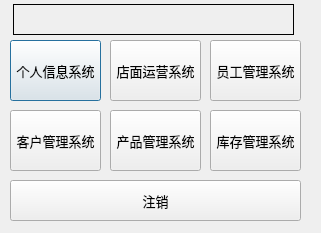
<ui version="4.0" >
 <class>DarwinMainClass</class>
 <widget class="QDialog" name="DarwinMainClass" >
  <property name="geometry" >
   <rect>
    <x>0</x>
    <y>0</y>
    <width>321</width>
    <height>233</height>
   </rect>
  </property>
  <property name="windowTitle" >
   <string>DarwinMain</string>
  </property>
  <widget class="QPushButton" name="pushButtonPersonal" >
   <property name="geometry" >
    <rect>
     <x>10</x>
     <y>40</y>
     <width>91</width>
     <height>61</height>
    </rect>
   </property>
   <property name="font" >
    <font>
     <family>微软雅黑</family>
     <pointsize>10</pointsize>
     <weight>50</weight>
     <italic>false</italic>
     <bold>false</bold>
     <underline>false</underline>
     <strikeout>false</strikeout>
    </font>
   </property>
   <property name="text" >
    <string>个人信息系统</string>
   </property>
  </widget>
  <widget class="QPushButton" name="pushButtonProductMgnt" >
   <property name="geometry" >
    <rect>
     <x>110</x>
     <y>110</y>
     <width>91</width>
     <height>61</height>
    </rect>
   </property>
   <property name="font" >
    <font>
     <family>微软雅黑</family>
     <pointsize>10</pointsize>
     <weight>50</weight>
     <italic>false</italic>
     <bold>false</bold>
     <underline>false</underline>
     <strikeout>false</strikeout>
    </font>
   </property>
   <property name="text" >
    <string>产品管理系统</string>
   </property>
  </widget>
  <widget class="QPushButton" name="pushButtoShopMgnt" >
   <property name="geometry" >
    <rect>
     <x>110</x>
     <y>40</y>
     <width>91</width>
     <height>61</height>
    </rect>
   </property>
   <property name="font" >
    <font>
     <family>微软雅黑</family>
     <pointsize>10</pointsize>
     <weight>50</weight>
     <italic>false</italic>
     <bold>false</bold>
     <underline>false</underline>
     <strikeout>false</strikeout>
    </font>
   </property>
   <property name="text" >
    <string>店面运营系统</string>
   </property>
  </widget>
  <widget class="QPushButton" name="pushButtonStuffMgnt" >
   <property name="geometry" >
    <rect>
     <x>210</x>
     <y>40</y>
     <width>91</width>
     <height>61</height>
    </rect>
   </property>
   <property name="font" >
    <font>
     <family>微软雅黑</family>
     <pointsize>10</pointsize>
     <weight>50</weight>
     <italic>false</italic>
     <bold>false</bold>
     <underline>false</underline>
     <strikeout>false</strikeout>
    </font>
   </property>
   <property name="text" >
    <string>员工管理系统</string>
   </property>
  </widget>
  <widget class="QPushButton" name="pushButtonClientMgnt" >
   <property name="geometry" >
    <rect>
     <x>10</x>
     <y>110</y>
     <width>91</width>
     <height>61</height>
    </rect>
   </property>
   <property name="font" >
    <font>
     <family>微软雅黑</family>
     <pointsize>10</pointsize>
     <weight>50</weight>
     <italic>false</italic>
     <bold>false</bold>
     <underline>false</underline>
     <strikeout>false</strikeout>
    </font>
   </property>
   <property name="text" >
    <string>客户管理系统</string>
   </property>
  </widget>
  <widget class="QPushButton" name="pushButtonStocksMgnt" >
   <property name="geometry" >
    <rect>
     <x>210</x>
     <y>110</y>
     <width>91</width>
     <height>61</height>
    </rect>
   </property>
   <property name="font" >
    <font>
     <family>微软雅黑</family>
     <pointsize>10</pointsize>
     <weight>50</weight>
     <italic>false</italic>
     <bold>false</bold>
     <underline>false</underline>
     <strikeout>false</strikeout>
    </font>
   </property>
   <property name="text" >
    <string>库存管理系统</string>
   </property>
  </widget>
  <widget class="QPushButton" name="pushButtonLogoff" >
   <property name="geometry" >
    <rect>
     <x>10</x>
     <y>180</y>
     <width>291</width>
     <height>41</height>
    </rect>
   </property>
   <property name="font" >
    <font>
     <family>微软雅黑</family>
     <pointsize>10</pointsize>
     <weight>50</weight>
     <italic>false</italic>
     <bold>false</bold>
     <underline>false</underline>
     <strikeout>false</strikeout>
    </font>
   </property>
   <property name="text" >
    <string>注销</string>
   </property>
  </widget>
  <widget class="QLabel" name="labelInfo" >
   <property name="geometry" >
    <rect>
     <x>13</x>
     <y>4</y>
     <width>281</width>
     <height>31</height>
    </rect>
   </property>
   <property name="font" >
    <font>
     <family>微软雅黑</family>
     <pointsize>10</pointsize>
     <weight>50</weight>
     <italic>false</italic>
     <bold>false</bold>
     <underline>false</underline>
     <strikeout>false</strikeout>
    </font>
   </property>
   <property name="frameShape" >
    <enum>QFrame::Box</enum>
   </property>
  </widget>
 </widget>
 <layoutdefault spacing="6" margin="11" />
 <resources/>
 <connections/>
</ui>
